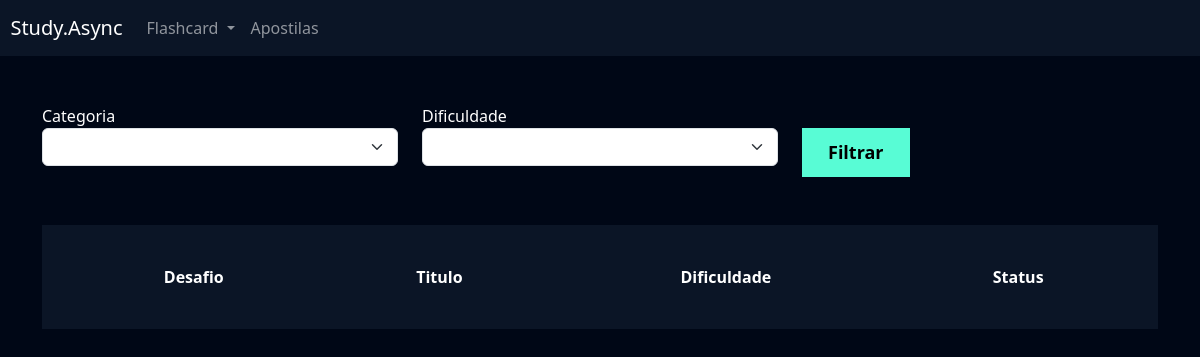
The page /flashcard/listar_desafio/ (signed in) on the database as committed earlier.
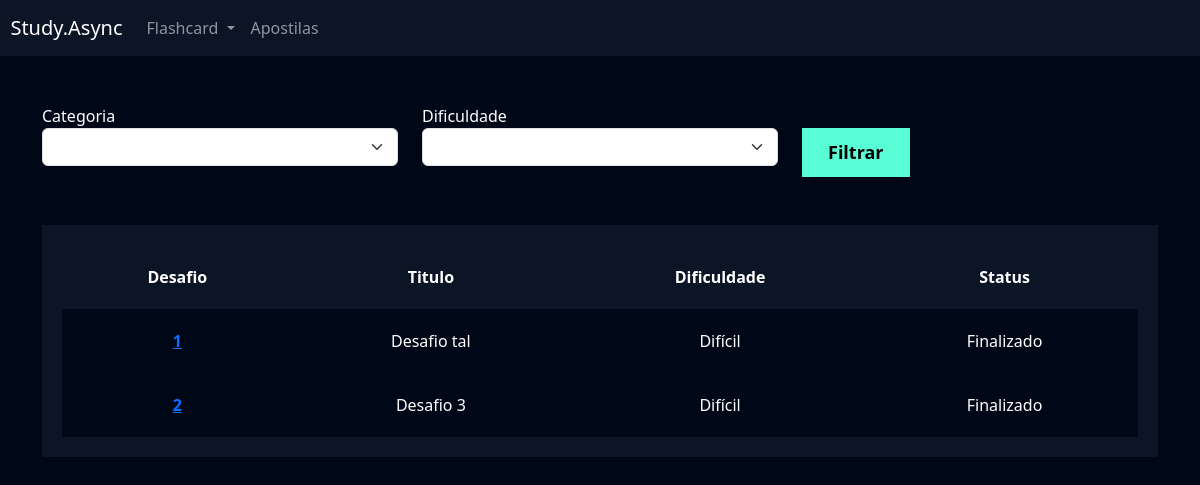
The same page on the database as committed later.
### flashcard/models.py (models this page shows, shortened)
class Desafio(models.Model):
    user = models.ForeignKey(User, on_delete=models.DO_NOTHING)
    titulo = models.CharField(max_length=100)
    categoria = models.ManyToManyField(Categoria)
    quantidade_perguntas = models.IntegerField()
    dificuldade = models.CharField(
        max_length=1, choices=Flashcard.DIFICULDADE_CHOICES
    )
    flashcards = models.ManyToManyField(FlashcardDesafio)
    @property
    def status(self):
        flashcards_nao_respondidos = self.flashcards.filter(
            respondido=False
        ).count()
        return 'Em aberto' if flashcards_nao_respondidos > 0 else 'Finalizado'

### flashcard/views.py (the view)
# urls.py: path('listar_desafio/', views.listar_desafio, name='listar_desafio'),
def listar_desafio(request):
    desafios = Desafio.objects.filter(user=request.user)
    return render(request,'listar_desafio.html', {'desafios': desafios}
    )

### flashcard/templates/listar_desafio.html (shortened to what this page needs)
{% extends "base.html" %}
{% load static %}
{% block 'cabecalho' %}
    <link href="{% static 'usuarios/css/cadastro.css' %}" rel="stylesheet">
    <link href="{% static 'flashcard/css/novo_flashcard.css' %}" rel="stylesheet">
    <link href="{% static 'flashcard/css/iniciar_desafio.css' %}" rel="stylesheet">
    <link href="{% static 'flashcard/css/desafio.css' %}" rel="stylesheet">
    <link href='https://unpkg.com/boxicons@2.1.4/css/boxicons.min.css' rel='stylesheet'>
{% endblock 'cabecalho' %}
{% block 'conteudo' %}
{% include "partials/header.html" %}
    <div class="container">
        <br>
        <br>
        <div class="row">
            <div class="col-md">
                <form action="}" method="GET">
                <label for="">Categoria</label>
                <select name="categoria" class="form-select">
                </select>
            </div>
            <div class="col-md">
                <label for="">Dificuldade</label>
                <select name="dificuldade" class="form-select">
                </select>
            </div>
            <div class="col-md">
                <br>
                <input type="submit" value="Filtrar" class="btn-cadastro">
            </div>
        </div>
        <br>
        <br>
        <div class="box-listar">
            <table>
                <thead>
                    <tr>
                    <th scope="col">Desafio</th>
                    <th scope="col">Titulo</th>
                    <th scope="col">Dificuldade</th>
                    <th scope="col">Status</th>
                </tr>
                </thead>
                <tbody>
                    {% for desafio in desafios %}
                        <tr class="linha">
                            <th><a href="{% url 'desafio' desafio.id %}">{{desafio.id}}</a></th>
                            <td>{{desafio.titulo}}</td>
                            <td>{{desafio.get_dificuldade_display}}</td>
                            <td>{{desafio.status}}</td>
                        </tr>
                        {% endfor %}
                </tbody>
            </table>
        </div>
    </div>
{% endblock 'conteudo' %}

Rows that differ between the two databases and show on the page:
added Desafio: id "1", titulo "Desafio tal", dificuldade "Difícil", status "Finalizado"
added Desafio: id "2", titulo "Desafio 3", dificuldade "Difícil", status "Finalizado"
